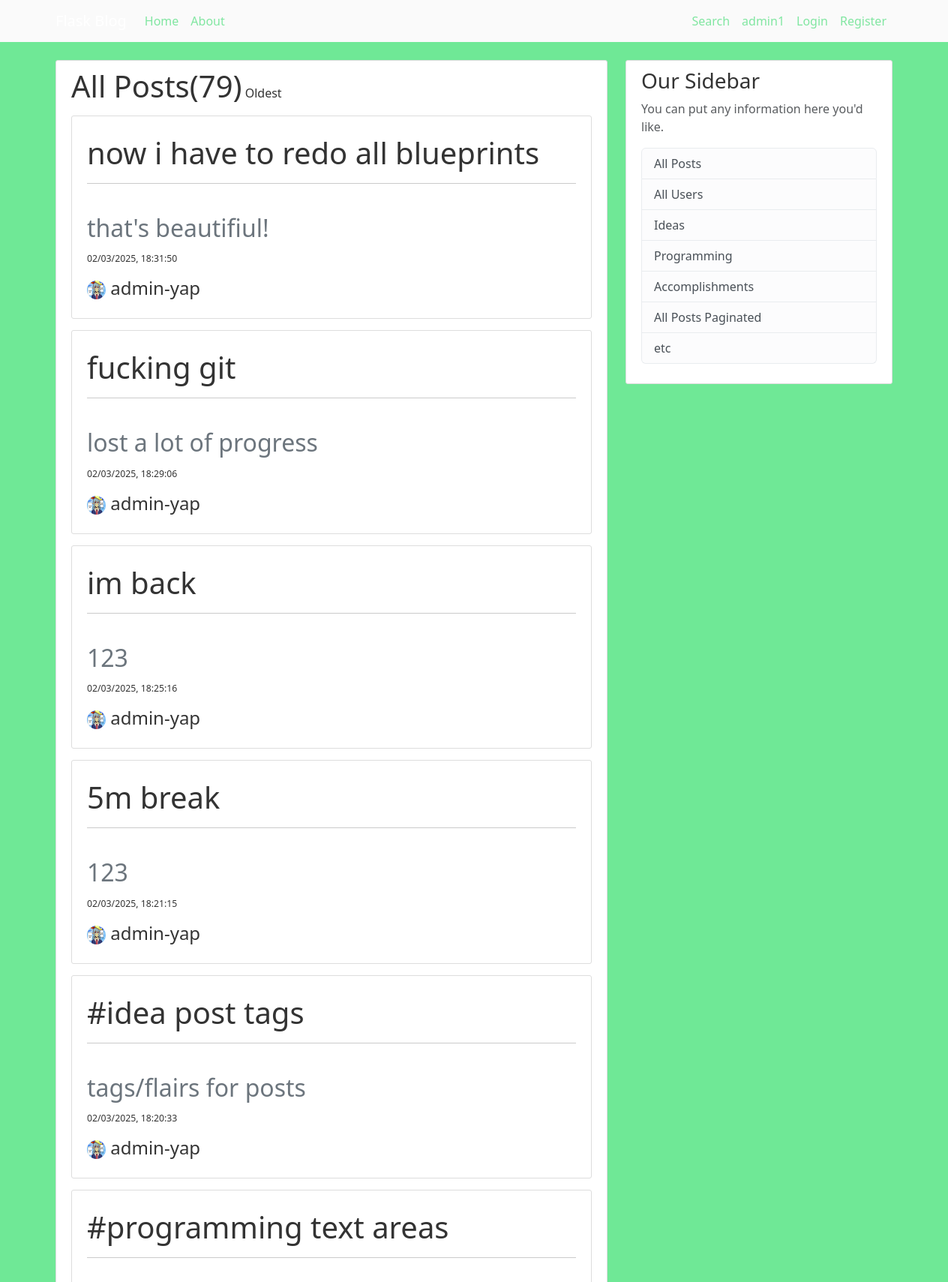
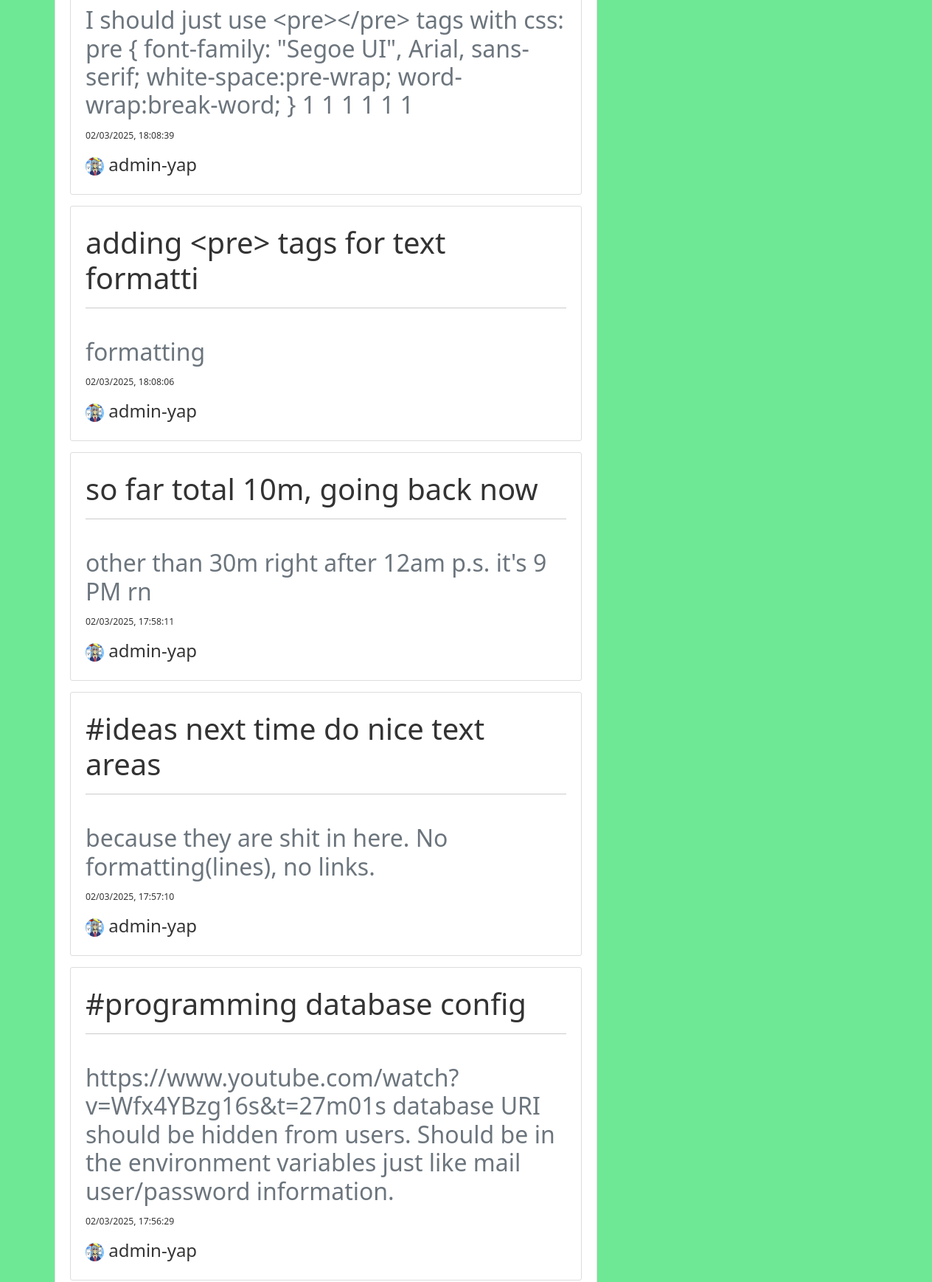
The app's page /all-posts/ (upper part) with its own data (2 pictures, top to bottom).
### bungee_gum/models.py (models this page shows, shortened)
class Post(db.Model):
    id = db.Column(db.Integer, primary_key=True)
    title = db.Column(db.String(100), nullable=False)
    date_posted = db.Column(db.DateTime, nullable=False, default=lambda: datetime.now(timezone.utc))
    content = db.Column(db.Text, nullable=False)
    user_id = db.Column(db.Integer, db.ForeignKey("user.id"), nullable=False)

class User(db.Model, UserMixin):
    id = db.Column(db.Integer, primary_key=True)
    username = db.Column(db.String(20), unique=True, nullable=False)
    email = db.Column(db.String(120), unique=True, nullable=False)
    image_file = db.Column(db.String(20), nullable=False, default="default.jpg")
    password = db.Column(db.String(60), nullable=False)
    posts = db.relationship("Post", backref="author", lazy="subquery")

### bungee_gum/routes.py (the view)
@app.route("/all-posts/")
def all_posts():
    posts = Post.query.order_by(desc("date_posted")).all()
    posts_num = Post.query.count()
    return render_template("all-posts.html", title="Posts", posts=posts, posts_num=posts_num)

### bungee_gum/templates/all-posts.html
{% extends "base.html" %}
{% block body %}
<div class="content-section">
    <span class="h1">All Posts({{ posts_num }})</span>
    <a href="{{ url_for('all_posts_asc') }}" class="text-decoration-none h6">Oldest</a>
    {% for post in posts %}
        <div class="content-section">
            <div class="media">
                    <a href="{{ url_for('post_view', id=post.id) }}" class="text-decoration-none h1"><h1 class="account-heading"></h1>{{ post.title }}</a>
                <hr> <br>
                    <h2 class="text-secondary">{{ post.content }}</h2>
                    <a href="{{ url_for('post_view', id=post.id) }}" class="text-decoration-none small h4">
                        <small class="mute">{{ post.date_posted.strftime('%m/%d/%Y, %H:%M:%S') }}</small></a>
            </div>
            <div>
                <a href="{{ url_for('specific_user', id=post.author.id) }}" class="text-decoration-none h4">
                    <img class="rounded-circle account-img-smol" src="{{ url_for('static', filename='profile-pics/' + post.author.image_file)}}">
                    {{ post.author.username }}</a>
            </div>
        </div>
    {% endfor %}
</div>
{% endblock body %}

### bungee_gum/static/style.css (style rules this page uses)
body { background: #6fe896; color: #333333; margin-top: 5rem; }
.content-section { background: #ffffff; padding: 10px 20px; border: 1px solid #dddddd; border-radius: 3px; margin-bottom: 20px; }
.content-section div { margin: 15px 0; }
.account-img-smol { width: 25px; height: 25px; }

### records on screen
Post: title "now i have to redo all blueprints", content "that's beautifiul!", date_posted "02/03/2025, 18:31:50", image_file (picture), author.username "admin-yap"
Post: title "fucking git", content "lost a lot of progress", date_posted "02/03/2025, 18:29:06", image_file (picture), author.username "admin-yap"
Post: title "im back", content "123", date_posted "02/03/2025, 18:25:16", image_file (picture), author.username "admin-yap"
Post: title "5m break", content "123", date_posted "02/03/2025, 18:21:15", image_file (picture), author.username "admin-yap"
Post: title "#idea post tags", content "tags/flairs for posts", date_posted "02/03/2025, 18:20:33", image_file (picture), author.username "admin-yap"
Post: title "#programming text areas", content "I should just use <pre></pre> tags with css: pre { font-family: \"Segoe UI\", Arial, sans-serif; white-space:pre-wrap; word-wrap:break-word; } 1 1 1 1 1 1", date_posted "02/03/2025, 18:08:39", image_file (picture), author.username "admin-yap"
Post: title "adding <pre> tags for text formatti", content "formatting", date_posted "02/03/2025, 18:08:06", image_file (picture), author.username "admin-yap"
Post: title "so far total 10m, going back now", content "other than 30m right after 12am p.s. it's 9 PM rn", date_posted "02/03/2025, 17:58:11", image_file (picture), author.username "admin-yap"
Post: title "#ideas next time do nice text areas", content "because they are shit in here. No formatting(lines), no links.", date_posted "02/03/2025, 17:57:10", image_file (picture), author.username "admin-yap"
Post: title "#programming database config", content "https://www.youtube.com/watch?v=Wfx4YBzg16s&t=27m01s database URI should be hidden from users. Should be in the environment variables just like mail user/password information.", date_posted "02/03/2025, 17:56:29", image_file (picture), author.username "admin-yap"

### other values on screen
{{ posts_num }} "79"
